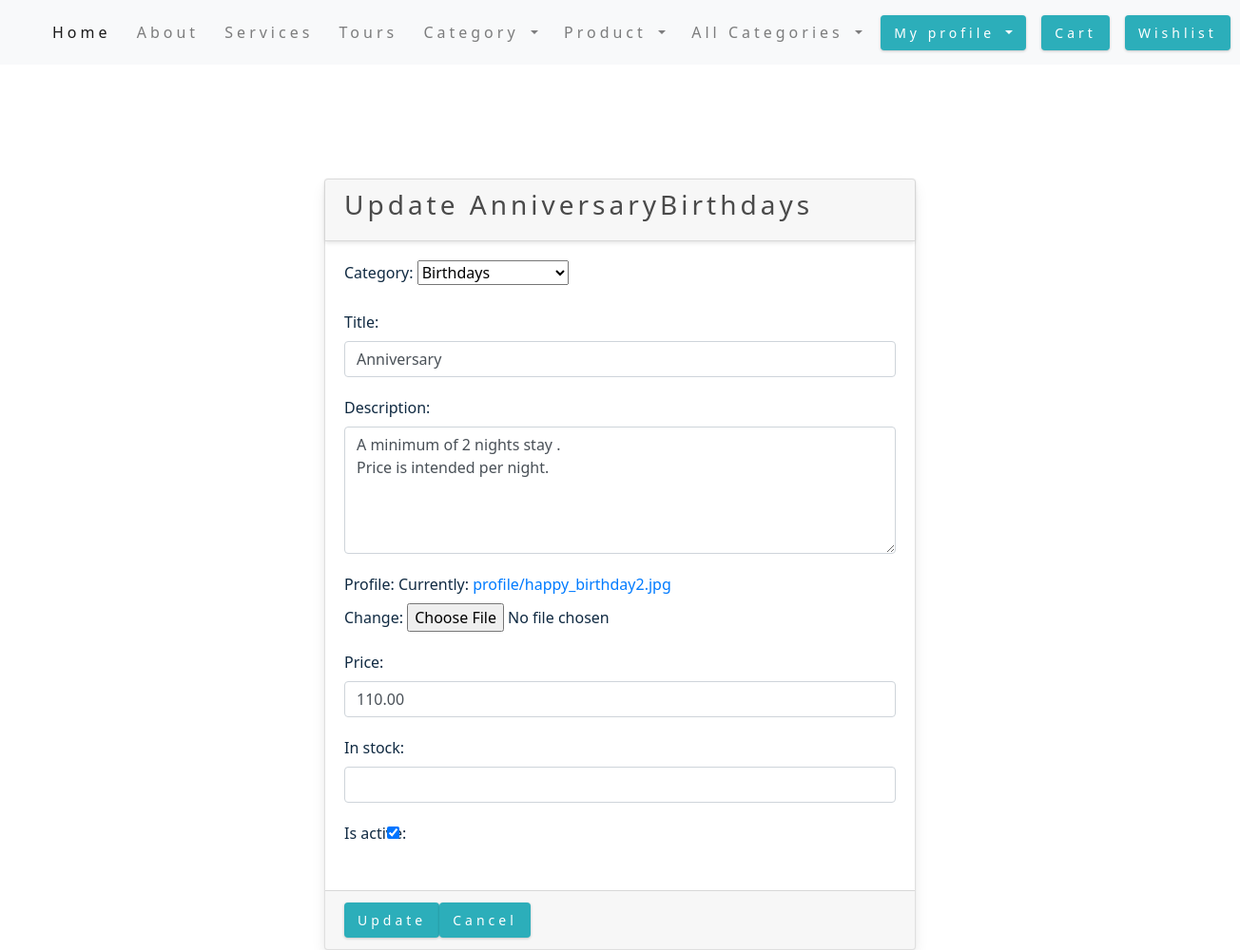
Page /product/update_product/36 (signed in) on the earlier database version.
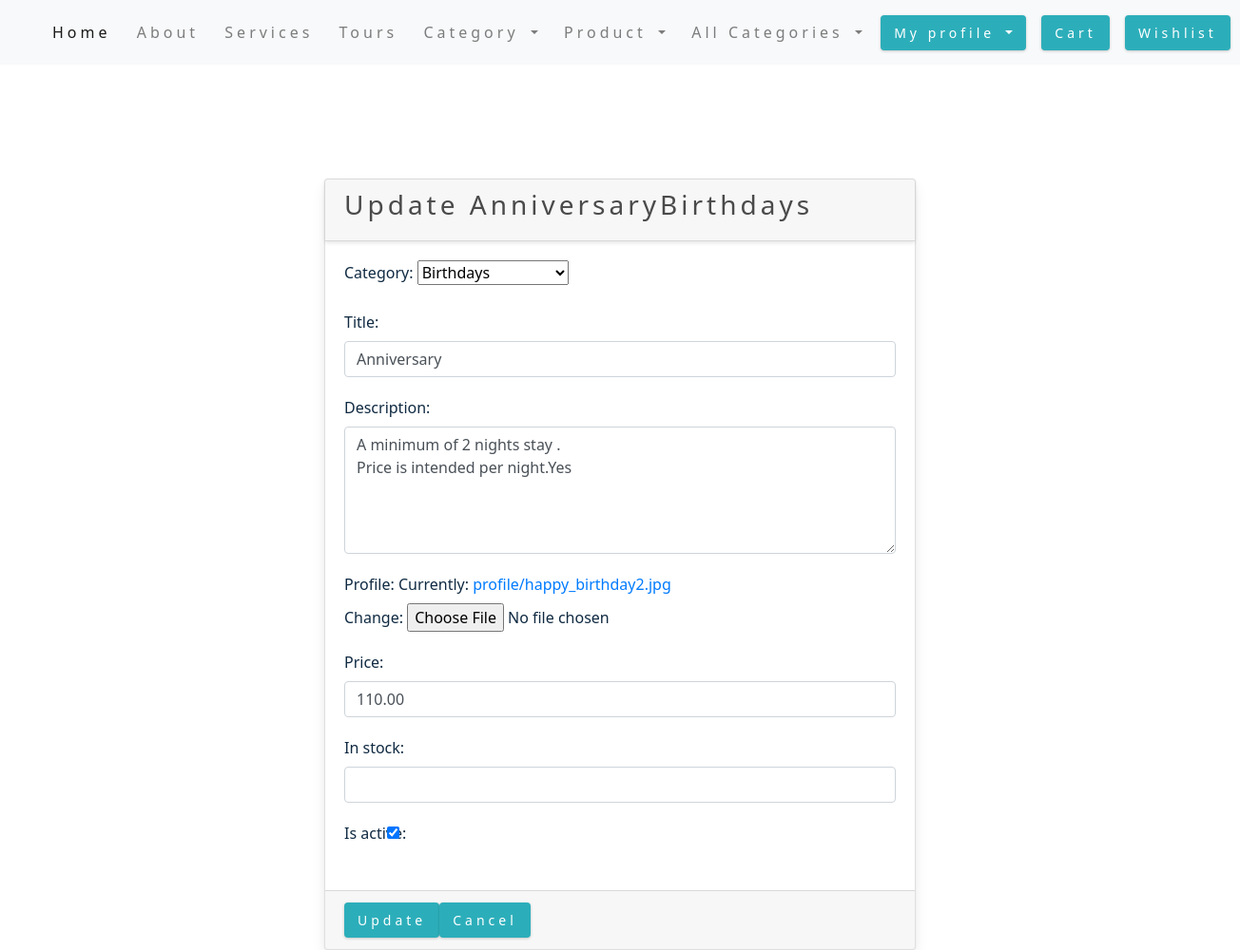
Same page on the later database version.
### product/models.py (models this page shows)
class Product(models.Model):
    category = models.ForeignKey(Category, on_delete=models.CASCADE, null=True)
    title = models.CharField(max_length=50)
    description = models.TextField(max_length=400)
    profile = models.ImageField(upload_to='profile/', null=True)
    price = models.DecimalField(max_digits=5, decimal_places=2)
    in_stock = models.BooleanField(default=True)
    is_active = models.BooleanField(default=True)
    created_at = models.DateTimeField(auto_now_add=True)
    updated_at = models.DateTimeField(auto_now=True)
    def __str__(self):
        return f'{self.title}{self.category}'

### category/models.py (models this page shows)
class Category(models.Model):
    name = models.CharField(max_length=30)
    created_at = models.DateTimeField(auto_now_add=True)
    updated_at = models.DateTimeField(auto_now=True)
    def __str__(self):
        return self.name

### product/views.py (the view)
# urls.py: path('update_product/<int:pk>', views.ProductUpdateView.as_view(), name='update-product'),
class ProductUpdateView(LoginRequiredMixin, UpdateView):
    template_name = 'product/update_products.html'
    model = Product
    form_class = ProductUpdateForm
    success_url = reverse_lazy('list-products')

### product/forms.py
class ProductUpdateForm(forms.ModelForm):
    class Meta:
        model = Product
        fields = '__all__'
        widgets = {
            'category': Select(attrs={'class': 'form-select'}),
            'title': TextInput(attrs={'class': 'form-control', 'placeholder': 'Enter title'}),
            'description': Textarea(attrs={'class': 'form-control', 'placeholder': 'Enter description', 'rows': 5}),
            'price': forms.NumberInput(attrs={'class': 'form-control', 'step': '0.01'}),
            'in_stock': forms.NumberInput(attrs={'class': 'form-control'}),
            'is_active': forms.CheckboxInput(attrs={'class': 'form-check-input'}),
            'created_at': DateInput(attrs={'class': 'form-control', 'type': 'date'}),
            'updated_at': DateInput(attrs={'class': 'form-control', 'type': 'date'}),
        }

### online_store/context_processors.py (called while the page is built)
def get_all_categories(request):
    categories = Category.objects.all()
    return {'categories': categories}

### templates/product/update_products.html (shortened to what this page needs)
{% extends 'base.html' %}
{% block content %}
    <div class="container-fluid">
    <br><br><br>
        <div class="row">
            <div class="col-md-6 offset-md-3">
                <br><br>
                <div class="card">
                    <div class="card-header">
                        <h3 class="text-center">Update {{ product }}</h3>
                    </div>
                    <form method="post" enctype="multipart/form-data">
                        <div class="card-body">
                            {{ form.as_p }}
                        </div>
                        <div class="card-footer text-center">
                            <button type="submit" class="btn btn-outline-success">Update</button>
                            <a href="{% url 'list-products' %}" class="btn btn-outline-secondary">Cancel</a>
                        </div>
                    </form>
                </div>
            </div>
        </div>
    </div>
{% endblock %}

Differences in the rows shown:
changed Product "Birthdays": description "A minimum of 2 nights stay . Price is intended per night." → "A minimum of 2 nights stay . Price is intended per night.Yes"
